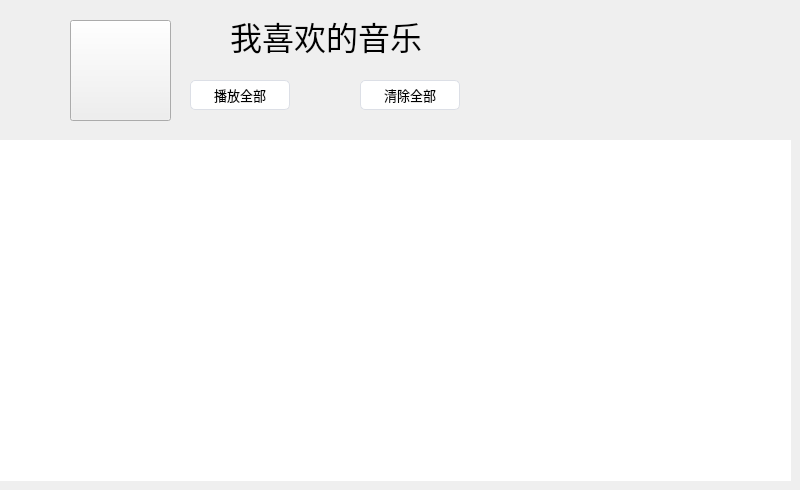
   <widget class="QWidget" name="pageMylove">
    <widget class="QTableWidget" name="tableWidgetMylove">
     <property name="geometry">
      <rect>
       <x>0</x>
       <y>140</y>
       <width>791</width>
       <height>341</height>
      </rect>
     </property>
     <property name="styleSheet">
      <string notr="true">border: none;</string>
     </property>
    </widget>
    <widget class="QLabel" name="labelMylove">
     <property name="geometry">
      <rect>
       <x>230</x>
       <y>0</y>
       <width>211</width>
       <height>71</height>
      </rect>
     </property>
     <property name="font">
      <font>
       <pointsize>24</pointsize>
       <bold>false</bold>
      </font>
     </property>
     <property name="text">
      <string>我喜欢的音乐</string>
     </property>
    </widget>
    <widget class="QPushButton" name="pushButtonPlayall">
     <property name="geometry">
      <rect>
       <x>190</x>
       <y>80</y>
       <width>100</width>
       <height>30</height>
      </rect>
     </property>
     <property name="font">
      <font>
       <pointsize>10</pointsize>
      </font>
     </property>
     <property name="cursor">
      <cursorShape>PointingHandCursor</cursorShape>
     </property>
     <property name="styleSheet">
      <string notr="true">



QPushButton {
    background-color: #ffffff;
    border: 1px solid #dcdfe6;
    
    border-radius: 5px;
}

QPushButton:hover
 {
    background-color: #ecf5ff;
    color: #409eff;
}

QPushButton:pressed, QPushButton:checked {
    border: 1px solid #3a8ee6;
    color: #409eff;
}
</string>
     </property>
     <property name="text">
      <string>播放全部</string>
     </property>
    </widget>
    <widget class="QPushButton" name="pushButtonDownload">
     <property name="geometry">
      <rect>
       <x>360</x>
       <y>80</y>
       <width>100</width>
       <height>30</height>
      </rect>
     </property>
     <property name="font">
      <font>
       <pointsize>10</pointsize>
      </font>
     </property>
     <property name="cursor">
      <cursorShape>PointingHandCursor</cursorShape>
     </property>
     <property name="styleSheet">
      <string notr="true">



QPushButton {
    background-color: #ffffff;
    border: 1px solid #dcdfe6;
    
    border-radius: 5px;
}

QPushButton:hover
 {
    background-color: #ecf5ff;
    color: #409eff;
}

QPushButton:pressed, QPushButton:checked {
    border: 1px solid #3a8ee6;
    color: #409eff;
}</string>
     </property>
     <property name="text">
      <string>清除全部</string>
     </property>
    </widget>
    <widget class="QLabel" name="labelTotal">
     <property name="geometry">
      <rect>
       <x>0</x>
       <y>10</y>
       <width>53</width>
       <height>15</height>
      </rect>
     </property>
     <property name="text">
      <string/>
     </property>
    </widget>
    <widget class="QPushButton" name="pushButton_3">
     <property name="geometry">
      <rect>
       <x>70</x>
       <y>20</y>
       <width>101</width>
       <height>101</height>
      </rect>
     </property>
     <property name="styleSheet">
      <string notr="true">border-image: url(:/picture/Mylove1.png);</string>
     </property>
     <property name="text">
      <string/>
     </property>
    </widget>
   </widget>
